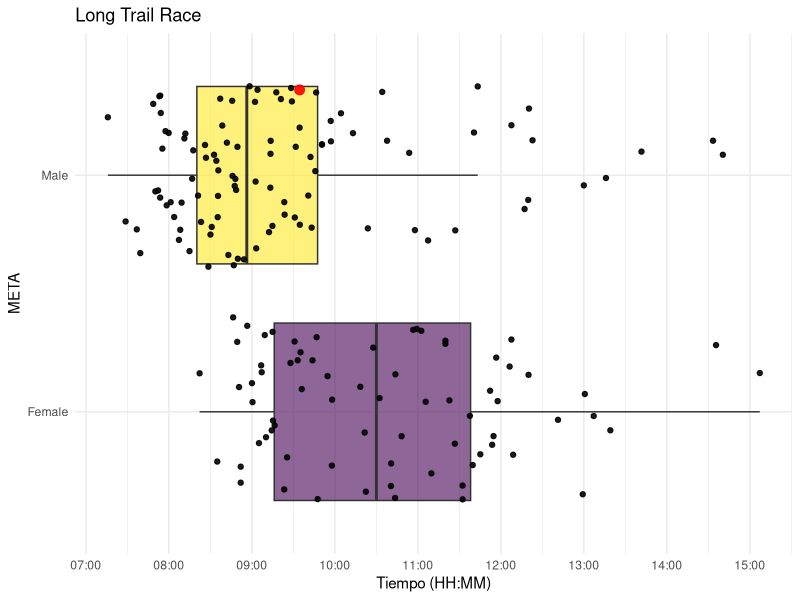
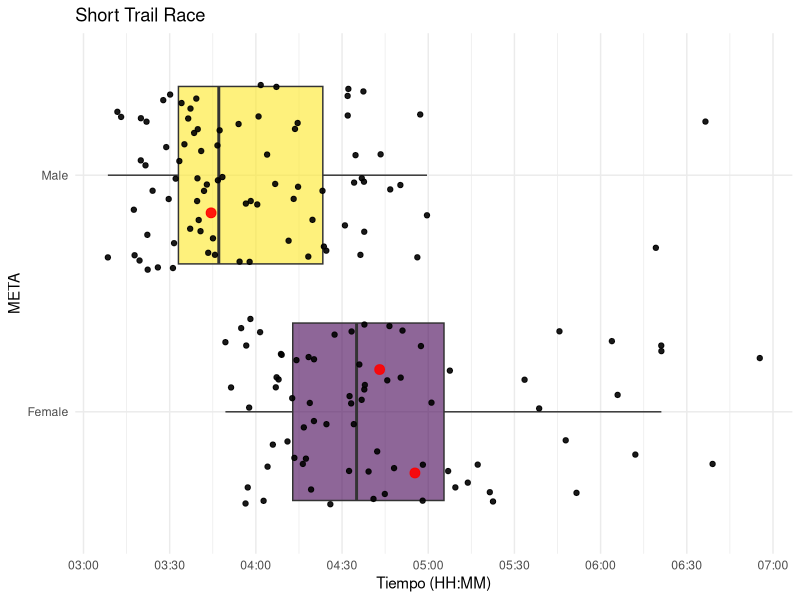
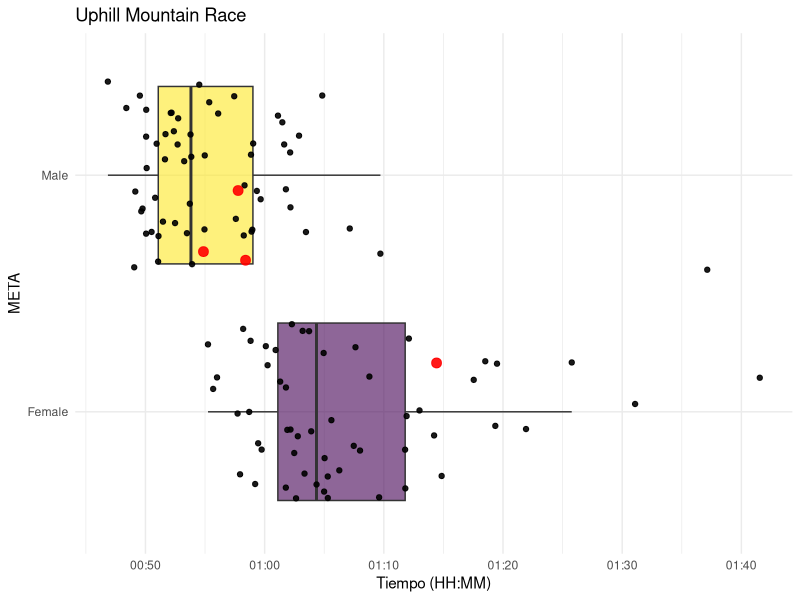
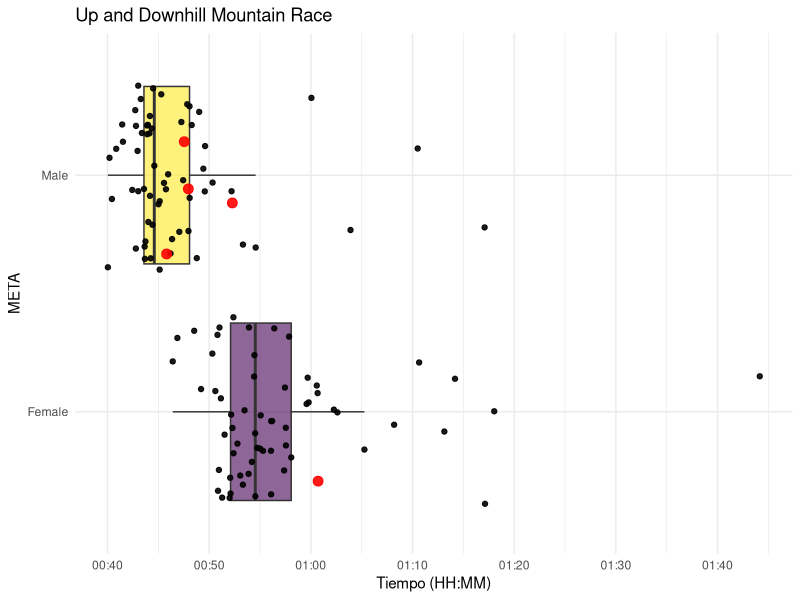
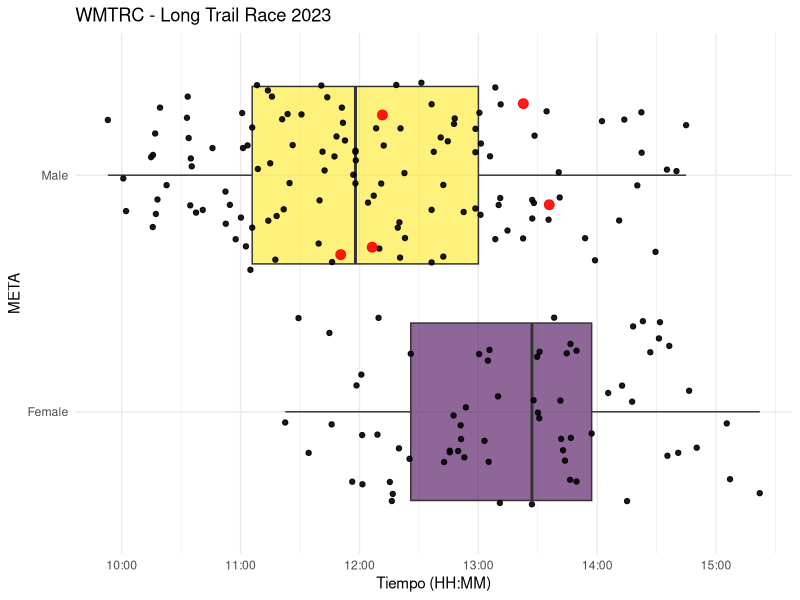
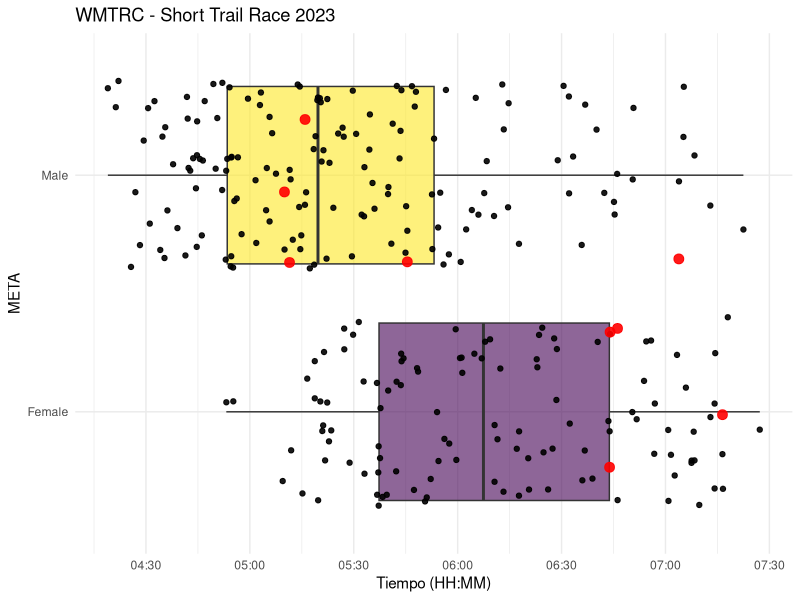
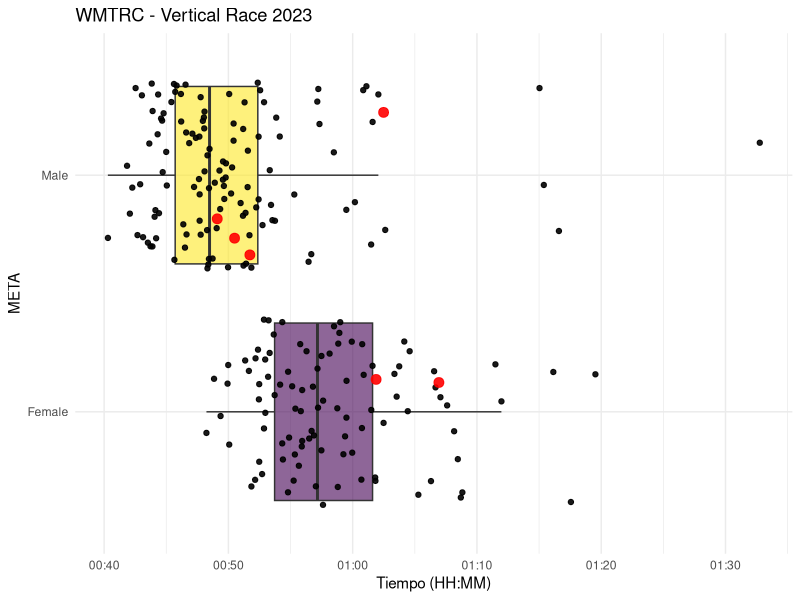
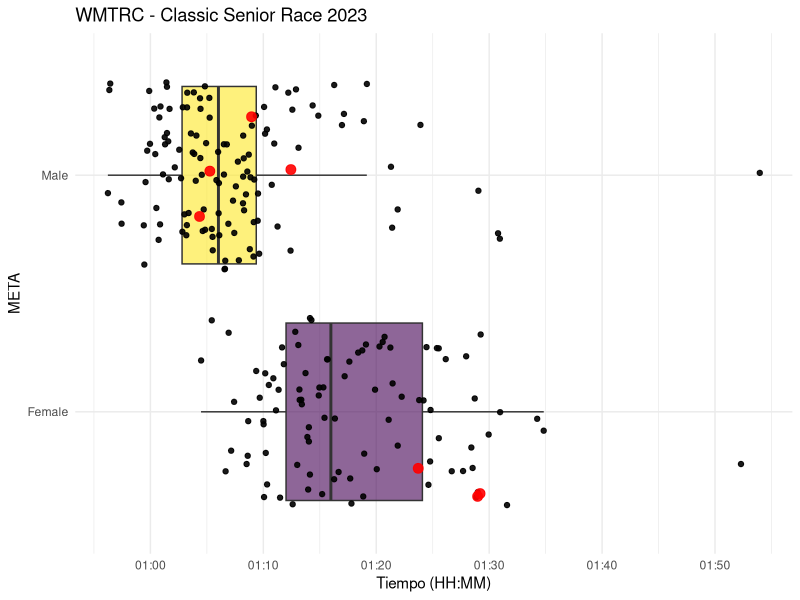

Generate these figures, in order, with R:
#Load libraries
library(readxl)
library(readr)
library(tidyverse)
library(zoo)
library(chron)
library(lubridate)
library(hms) 
library(ggplot2)
library(dplyr)
library(viridis)

#load data from Thailand World Mountain and Trail Running Championships 2021
#results2021 <- read_excel("data/ResultsResults.xlsx", 
#                          col_types = c("text", "numeric", "text", "text", "text","date", "date","text", "text"))

#write.csv(results2021, file = "data/WMTRC_Thailand.csv") #save as *.csv

# Resultados WMTRC Thailand 2021 ####
results2021 <- read_csv("data/WMTRC_Thailand.csv", col_types = cols(...1 = col_skip()))
results2021$Date <- as.Date(results2021$Date)
results2021$Time <- (times(format(results2021$Time, "%H:%M:%S")))
results2021$Times <- paste(results2021$Date, results2021$Time )
results2021$Times <- as.POSIXct(results2021$Times, format='%Y-%m-%d %H:%M:%OS')
results2021 <- results2021 %>% select(-Date, -Time)

DNS <-  results2021 |> filter(Rank == "DNS")
DNF <-  results2021 |> filter(Rank == "DNF")

#Clean data
results2021 <- na.omit(results2021)
results2021$Rank <- as.numeric(results2021$Rank)

#Subset data
cl_2021 <- results2021 |> filter(Nation=="CHI")
Long <- results2021 |> filter(Race =="Long Trail Race")  
Short <- results2021 |> filter(Race =="Short Trail Race")  
Uphill <- results2021 |> filter(Race =="Uphill Mountain Race")  
Downhill <- results2021 |> filter(Race =="Up and Downhill Mountain Race")  

#Chilean results
knitr::kable(
cl_2021 |>
  filter(Gender == "Male") |>
  select(Race, Rank, Bib, Name, Gender, Times) |>
  arrange(Race, Rank))

knitr::kable(
cl_2021 |>
  filter(Gender == "Female") |>
  select(Race, Rank, Bib, Name, Gender, Times) |>
  arrange(Race, Rank))

# General results
gg1 <- ggplot(Long, aes(x = Times, y = Gender, fill = Gender)) +
  geom_boxplot(outlier.size=-1) +
  scale_fill_viridis(discrete = TRUE, alpha=0.6) +
  geom_jitter(aes(x = Times, y = Gender), color = "black", size = 1.5, alpha=0.9) +
  geom_jitter(aes(x = Times, y = Gender), color = "red", size = 3,  alpha=0.9, data = cl_2021 |> filter(Race == "Long Trail Race") ) +  # Puntos resaltados
  scale_x_datetime(date_breaks = "60 min", date_labels = "%H:%M") +  # Formato eje X
  labs(title = "Long Trail Race", x = "Tiempo (HH:MM)", y = "META") +
  theme_minimal() +
  guides(fill="none", color="none")

ggsave(plot = gg1, filename = './data/Long Trail Race 2021.png',units = 'mm', width = 100, height = 70, dpi = 300)

summary(Long)
knitr::kable(
results2021 |> filter(Race == "Long Trail Race" & Rank <=3 & Gender == "Male"))
knitr::kable(
results2021 |> filter(Race == "Long Trail Race" & Rank <=3 & Gender == "Female"))

gg2 <- ggplot(Short, aes(x = Times, y = Gender, fill = Gender)) +
  geom_boxplot(outlier.size=-1) +
  scale_fill_viridis(discrete = TRUE, alpha=0.6) +
  geom_jitter(aes(x = Times, y = Gender), color = "black", size = 1.5, alpha=0.9) +
  geom_jitter(aes(x = Times, y = Gender), color = "red", size = 3,  alpha=0.9, data = cl_2021 |> filter(Race == "Short Trail Race") ) +  # Puntos resaltados
  scale_x_datetime(date_breaks = "30 min", date_labels = "%H:%M") +  # Formato eje X
  labs(title = "Short Trail Race", x = "Tiempo (HH:MM)", y = "META") +
  theme_minimal() +
  guides(fill="none", color="none")

ggsave(plot = gg2, filename = './data/Short Trail Race 2021.png',units = 'mm', width = 100, height = 70, dpi = 300)

summary(Short)
knitr::kable(
results2021 |> filter(Race == "Short Trail Race" & Rank <=3 & Gender == "Male"))
knitr::kable(
results2021 |> filter(Race == "Short Trail Race" & Rank <=3 & Gender == "Female"))

gg3 <- ggplot(Uphill, aes(x = Times, y = Gender, fill = Gender)) +
  geom_boxplot(outlier.size=-1) +
  scale_fill_viridis(discrete = TRUE, alpha=0.6) +
  geom_jitter(aes(x = Times, y = Gender), color = "black", size = 1.5, alpha=0.9) +
  geom_jitter(aes(x = Times, y = Gender), color = "red", size = 3,  alpha=0.9, data = cl_2021 |> filter(Race == "Uphill Mountain Race") ) +  # Puntos resaltados
  scale_x_datetime(date_breaks = "10 min", date_labels = "%H:%M") +  # Formato eje X
  labs(title = "Uphill Mountain Race", x = "Tiempo (HH:MM)", y = "META") +
  theme_minimal() +
  guides(fill="none", color="none")

ggsave(plot = gg3, filename = './data/Uphill Mountain Race 2021.png',units = 'mm', width = 100, height = 70, dpi = 300)

summary(Uphill)
knitr::kable(
results2021 |> filter(Race == "Uphill Mountain Race" & Rank <=3 & Gender == "Male"))
knitr::kable(
results2021 |> filter(Race == "Uphill Mountain Race" & Rank <=3 & Gender == "Female"))

gg4 <- ggplot(Downhill, aes(x = Times, y = Gender, fill = Gender)) +
  geom_boxplot(outlier.size=-1) +
  scale_fill_viridis(discrete = TRUE, alpha=0.6) +
  geom_jitter(aes(x = Times, y = Gender), color = "black", size = 1.5, alpha=0.9) +
  geom_jitter(aes(x = Times, y = Gender), color = "red", size = 3,  alpha=0.9, data = cl_2021 |> filter(Race == "Up and Downhill Mountain Race") ) +  # Puntos resaltados
  scale_x_datetime(date_breaks = "10 min", date_labels = "%H:%M") +  # Formato eje X
  labs(title = "Up and Downhill Mountain Race", x = "Tiempo (HH:MM)", y = "META") +
  theme_minimal() +
  guides(fill="none", color="none")

ggsave(plot = gg4, filename = './data/Up and Downhill Mountain Race 2021.png',units = 'mm', width = 100, height = 70, dpi = 300)

summary(Downhill)
knitr::kable(
results2021 |> filter(Race == "Up and Downhill Mountain Race" & Rank <=3 & Gender == "Male"))
knitr::kable(
results2021 |> filter(Race == "Up and Downhill Mountain Race" & Rank <=3 & Gender == "Female"))

#Medals
medals <- results2021 |> mutate(Medal = case_when(Rank == 1 ~ "Gold",
                                                  Rank == 2 ~ "Silver",
                                                  Rank == 3 ~ "Bronze",
                                                  TRUE ~ NA_character_))

medals <- na.omit(medals) 

# Contar medallas Generales por país
rank <- 
  medals |>
    group_by(Nation, Medal) |>
    summarise(Count = n(), .groups = 'drop') |>
    tidyr::pivot_wider(names_from = Medal, values_from = Count, values_fill = list(Count = 0)) |>
    mutate(Total = Gold + Silver + Bronze) |>
    arrange(desc(Total)) |>
    mutate(Ranking = row_number())

# Reordenar columnas
rank <- rank %>% select(Ranking, Nation, Gold, Silver, Bronze, Total)
knitr::kable(rank) 




# Resultados WMTRC Innsbruck-Stubai 2023 ####
#results2023 <- read_excel("data/ResultsResults.xlsx", 
 #                            sheet = "Table 2", col_types = c("text", 
  #                                                            "numeric", "text", "text", "numeric", 
   #                                                           "text", "text", "date", "text", "text", 
    #                                                          "text"))

#write.csv(results2023, file = "data/WMTRC_Innsbruck.csv") #save as *.csv

results2023 <- read_csv("data/WMTRC_Innsbruck.csv", col_types = cols(...1 = col_skip()))

results2023$Date <- as.Date(results2023$Date)
results2023$Time <- as.times(results2023$Time)

#Subset data
RStop <- results2023 |> filter(Rank == "race stopped") 
DNF <-   results2023 |> filter(Rank == "DNF")
DNSUp <- results2023 |> filter(Rank == "did not show up")
DNS <-   results2023 |> filter(Rank == "DNS")
DSQ <-  results2023 |> filter(Rank == "DSQ")
cl_2023 <- results2023 |> filter(Nation=="CHI")

#Clean data
results2023 <- na.omit(results2023)
results2023$Rank <- as.numeric(results2023$Rank)
results2023$Rank <- as.numeric(results2023$Rank)
results2023$Times <- paste(results2023$Date, results2023$Time )
results2023$Times <- as.POSIXct(results2023$Times, format='%Y-%m-%d %H:%M:%OS')
results2023 <- results2023 %>% select(-Date, -Time, -img)

#Chilean results
cl_2023 |>
  group_by(Gender) |>
  count()

knitr::kable(
  cl_2023 |>
    filter(Gender == "Male" & Rank != "DNF") |>
    select(Race, Rank, Bib, Name, Gender, Time) |>
    arrange(Race, as.numeric(Rank)))

knitr::kable(
  cl_2023 |>
    filter(Gender == "Male" & Rank == "DNF") |>
    select(Race, Rank, Bib, Name, Gender, Time) |>
    arrange(Race, Rank))

knitr::kable(
  cl_2023 |>
    filter(Gender == "Female" & Rank != "DNF" & Rank != "DSQ" ) |>
    select(Race, Rank, Bib, Name, Gender, Time) |>
    arrange(Race, as.numeric(Rank)))

knitr::kable(
  cl_2023 |>
    filter(Gender == "Female" & Rank == "DNF" | Rank == "DSQ" ) |>
    select(Race, Rank, Bib, Name, Gender, Time) |>
    arrange(Race, Rank))

#Subset RACE data
cl_2023_ <- results2023 |> filter(Nation=="CHI")
Long <- results2023 |> filter(Race =="Trail Long")  
Short <- results2023 |> filter(Race =="Trail Short")  
Vertical <- results2023 |> filter(Race =="Vertical")  
Senior <- results2023 |> filter(Race =="Mountain Classic Senior")
Junior <- results2023 |> filter(Race =="Mountain Classic Junior") 

# General results
gg5 <- ggplot(Long, aes(x = Times, y = Gender, fill = Gender)) +
  geom_boxplot(outlier.size=-1) +
  scale_fill_viridis(discrete = TRUE, alpha=0.6) +
  geom_jitter(aes(x = Times, y = Gender), color = "black", size = 1.5, alpha=0.9) +
  geom_jitter(aes(x = Times, y = Gender), color = "red", size = 3,  alpha=0.9, data = cl_2023_ |> filter(Race == "Trail Long") ) +  # Puntos resaltados
  scale_x_datetime(date_breaks = "hour", date_labels = "%H:%M") +  # Formato eje X
  labs(title = "WMTRC - Long Trail Race 2023", x = "Tiempo (HH:MM)", y = "META") +
  theme_minimal() +
  guides(fill="none", color="none")

ggsave(plot = gg5, filename = './data/Long Trail Race 2023.png',units = 'mm', width = 100, height = 70, dpi = 300)

Long |> filter(Gender == 'Male') |> summary()
knitr::kable(results2023 |> filter(Race == "Trail Long" & Rank <=10 & Gender == "Male")) 

mean.long <- Long |> filter(Gender == 'Male') |> select(Times) |> summarise(mean(Times))
p1.long <- Long |> filter(Gender == 'Male' & Rank == 1) |> select(Times)
knitr::kable(
results2023 |> filter(Race == "Trail Long" & Nation == "CHI" & Gender == "Male") |>
  mutate(Gap = round_hms(as_hms(Times - p1.long[[1]]),1)) |>
  mutate(MeanGap = round_hms(as_hms(Times - mean.long[[1]]),1)))

Long |> filter(Gender == 'Female') |> summary()
knitr::kable(results2023 |> filter(Race == "Trail Long" & Rank <=3 & Gender == "Female")) 

gg6 <- ggplot(Short, aes(x = Times, y = Gender, fill = Gender)) +
  geom_boxplot(outlier.size=-1) +
  scale_fill_viridis(discrete = TRUE, alpha=0.6) +
  geom_jitter(aes(x = Times, y = Gender), color = "black", size = 1.5, alpha=0.9) +
  geom_jitter(aes(x = Times, y = Gender), color = "red", size = 3,  alpha=0.9, data = cl_2023_ |> filter(Race == "Trail Short") ) +  # Puntos resaltados
  scale_x_datetime(date_breaks = "30 min", date_labels = "%H:%M") +  # Formato eje X
  labs(title = "WMTRC - Short Trail Race 2023", x = "Tiempo (HH:MM)", y = "META") +
  theme_minimal() +
  guides(fill="none", color="none")

ggsave(plot = gg6, filename = './data/Short Trail Race 2023.png',units = 'mm', width = 100, height = 70, dpi = 300)

Short |> filter(Gender == 'Male') |> summary()
knitr::kable(results2023 |> filter(Race == "Trail Short" & Rank <=10 & Gender == "Male"))
mean.Short <- Short |> filter(Gender == 'Male') |> select(Times) |> summarise(mean(Times))
p1.Short <- Short |> filter(Gender == 'Male' & Rank == 1) |> select(Times)
knitr::kable(results2023 |> filter(Race == "Trail Short" & Nation == "CHI" & Gender == "Male") |>
  mutate(Gap = round_hms(as_hms(Times - p1.Short[[1]]),1)) |>
  mutate(MeanGap = round_hms(as_hms(Times - mean.Short[[1]]),1)))

Short |> filter(Gender == 'Female') |> summary()
mean.Short <- Short |> filter(Gender == 'Female') |> select(Times) |> summarise(mean(Times))
p1.Short <- Short |> filter(Gender == 'Female' & Rank == 1) |> select(Times)
mean.Short <- Short |> filter(Gender == 'Female') |> select(Times) |> summarise(mean(Times))
knitr::kable(results2023 |> filter(Race == "Trail Short" & Rank <=10 & Gender == "Female"))
knitr::kable(results2023 |> filter(Race == "Trail Short" & Nation == "CHI" & Gender == "Female") |>
               mutate(Gap = round_hms(as_hms(Times - p1.Short[[1]]),1)) |>
               mutate(MeanGap = round_hms(as_hms(Times - mean.Short[[1]]),1)))


gg7 <- ggplot(Vertical, aes(x = Times, y = Gender, fill = Gender)) +
  geom_boxplot(outlier.size=-1) +
  scale_fill_viridis(discrete = TRUE, alpha=0.6) +
  geom_jitter(aes(x = Times, y = Gender), color = "black", size = 1.5, alpha=0.9) +
  geom_jitter(aes(x = Times, y = Gender), color = "red", size = 3,  alpha=0.9, data = cl_2023_ |> filter(Race == "Vertical") ) +  # Puntos resaltados
  scale_x_datetime(date_breaks = "10 min", date_labels = "%H:%M") +  # Formato eje X
  labs(title = "WMTRC - Vertical Race 2023", x = "Tiempo (HH:MM)", y = "META") +
  theme_minimal() +
  guides(fill="none", color="none")

ggsave(plot = gg7, filename = './data/Vertical Race 2023.png',units = 'mm', width = 100, height = 70, dpi = 300)

Vertical |> filter(Gender == 'Male') |> summary()
knitr::kable(results2023 |> filter(Race == "Vertical" & Rank <=10 & Gender == "Male"))
mean.Vertical <- Vertical |> filter(Gender == 'Male') |> select(Times) |> summarise(mean(Times))
p1.Vertical<- Vertical |> filter(Gender == 'Male' & Rank == 1) |> select(Times)
knitr::kable(results2023 |> filter(Race == "Vertical" & Nation == "CHI" & Gender == "Male") |>
               mutate(Gap = round_hms(as_hms(Times - p1.Vertical[[1]]),1)) |>
               mutate(MeanGap = round_hms(as_hms(Times - mean.Vertical[[1]]),1)))

Vertical |> filter(Gender == 'Female') |> summary()
knitr::kable(results2023 |> filter(Race == "Vertical" & Rank <=10 & Gender == "Female"))
mean.Vertical <- Vertical |> filter(Gender == 'Female') |> select(Times) |> summarise(mean(Times))
p1.Vertical<- Vertical |> filter(Gender == 'Female' & Rank == 1) |> select(Times)
knitr::kable(results2023 |> filter(Race == "Vertical" & Nation == "CHI" & Gender == "Female") |>
               mutate(Gap = round_hms(as_hms(Times - p1.Vertical[[1]]),1)) |>
               mutate(MeanGap = round_hms(as_hms(Times - mean.Vertical[[1]]),1)))

gg8 <- ggplot(Senior, aes(x = Times, y = Gender, fill = Gender)) +
  geom_boxplot(outlier.size=-1) +
  scale_fill_viridis(discrete = TRUE, alpha=0.6) +
  geom_jitter(aes(x = Times, y = Gender), color = "black", size = 1.5, alpha=0.9) +
  geom_jitter(aes(x = Times, y = Gender), color = "red", size = 3,  alpha=0.9, data = cl_2023_ |> filter(Race == "Mountain Classic Senior") ) +  # Puntos resaltados
  scale_x_datetime(date_breaks = "10 min", date_labels = "%H:%M") +  # Formato eje X
  labs(title = "WMTRC - Classic Senior Race 2023", x = "Tiempo (HH:MM)", y = "META") +
  theme_minimal() +
  guides(fill="none", color="none")

ggsave(plot = gg8, filename = './data/Classic Senior Race 2023.png',units = 'mm', width = 100, height = 70, dpi = 300)

Senior |> filter(Gender == 'Male') |> summary()
knitr::kable(results2023 |> filter(Race == "Mountain Classic Senior" & Rank <=10 & Gender == "Male"))
p1.Senior <- Senior |> filter(Gender == 'Male' & Rank == 1) |> select(Times)
mean.Senior <- Senior |> filter(Gender == 'Male') |> select(Times) |> summarise(mean(Times))
knitr::kable(results2023 |> filter(Race == "Mountain Classic Senior" & Nation == "CHI" & Gender == "Male") |>
               mutate(Gap = round_hms(as_hms(Times - p1.Senior[[1]]),1)) |>
               mutate(MeanGap = round_hms(as_hms(Times - mean.Senior[[1]]),1)))

Senior |> filter(Gender == 'Female') |> summary()
knitr::kable(results2023 |> filter(Race == "Mountain Classic Senior" & Rank <=10 & Gender == "Female"))
p1.Senior <- Senior |> filter(Gender == 'Female' & Rank == 1) |> select(Times)
mean.Senior <- Senior |> filter(Gender == 'Female') |> select(Times) |> summarise(mean(Times))
knitr::kable(results2023 |> filter(Race == "Mountain Classic Senior" & Nation == "CHI" & Gender == "Female") |>
               mutate(Gap = round_hms(as_hms(Times - p1.Senior[[1]]),1)) |>
               mutate(MeanGap = round_hms(as_hms(Times - mean.Senior[[1]]),1)))

gg9 <- ggplot(Junior, aes(x = Times, y = Gender, fill = Gender)) +
  geom_boxplot(outlier.size=-1) +
  scale_fill_viridis(discrete = TRUE, alpha=0.6) +
  geom_jitter(aes(x = Times, y = Gender), color = "black", size = 1.5, alpha=0.9) +
  geom_jitter(aes(x = Times, y = Gender), color = "red", size = 3,  alpha=0.9, data = cl_2023_ |> filter(Race == "Mountain Classic Junior") ) +  # Puntos resaltados
  scale_x_datetime(date_breaks = "5 min", date_labels = "%M:%S") +  # Formato eje X
  labs(title = "WMTRC - Classic Junior Race 2023", x = "Tiempo (MM:SS)", y = "META") +
  theme_minimal() +
  guides(fill="none", color="none")

ggsave(plot = gg9, filename = './data/Classic Junior Race 2023.png',units = 'mm', width = 100, height = 70, dpi = 300)


Junior |> filter(Gender == 'Male') |> summary()
knitr::kable(results2023 |> filter(Race == "Mountain Classic Junior" & Rank <=10 & Gender == "Male"))
p1.Junior <- Junior |> filter(Gender == 'Male' & Rank == 1) |> select(Times)
mean.Junior <- Junior |> filter(Gender == 'Male') |> select(Times) |> summarise(mean(Times))
knitr::kable(results2023 |> filter(Race == "Mountain Classic Junior" & Nation == "CHI" & Gender == "Male") |>
               mutate(Gap = round_hms(as_hms(Times - p1.Junior[[1]]),1)) |>
               mutate(MeanGap = round_hms(as_hms(Times - mean.Junior[[1]]),1)))

Junior |> filter(Gender == 'Female') |> summary()
knitr::kable(results2023 |> filter(Race == "Mountain Classic Junior" & Rank <=10 & Gender == "Female"))

#Medals
medals2023 <- results2023 |> mutate(Medal = case_when(Rank == 1 ~ "Gold",
                                                  Rank == 2 ~ "Silver",
                                                  Rank == 3 ~ "Bronze",
                                                  TRUE ~ NA_character_))

medals2023 <- na.omit(medals2023) 

# Contar medallas Generales por país
rank <- 
  medals2023 |>
  group_by(Nation, Medal) |>
  summarise(Count = n(), .groups = 'drop') |>
  tidyr::pivot_wider(names_from = Medal, values_from = Count, values_fill = list(Count = 0)) |>
  mutate(Total = Gold + Silver + Bronze) |>
  arrange(desc(Total)) |>
  mutate(Ranking = row_number())

# Reordenar columnas
rank <- rank %>% select(Ranking, Nation, Gold, Silver, Bronze, Total)
knitr::kable(rank) 
